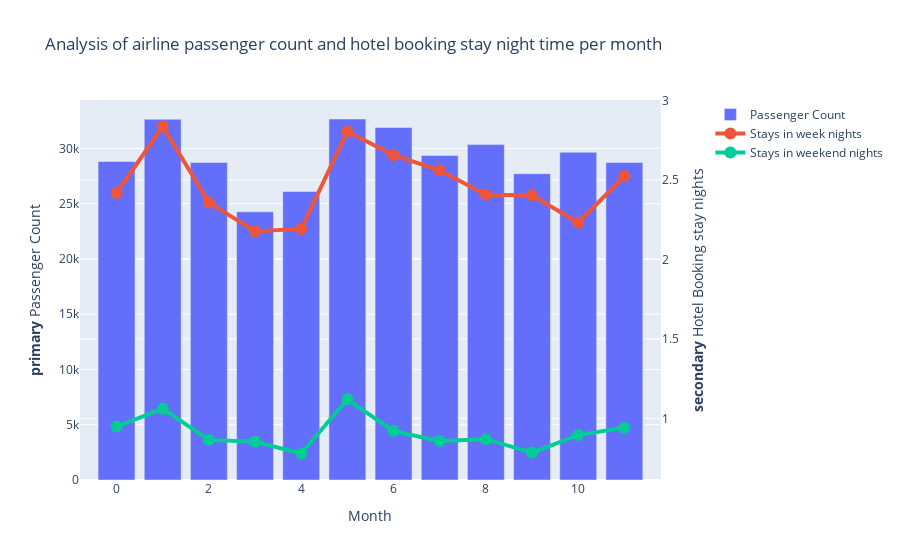

The notebook cell this image was saved under:
### Code cell
trace_pass = go.Bar(
    x = concat_air.index,
    y = concat_air['Passenger Count'],
    name='Passenger Count'
)
# go.Figure(trace_pass).show()

trace_week = go.Scatter(
    x = concat_air.index,
    y = concat_air['stays_in_week_nights'],
    name='Stays in week nights', line=dict(width=4), marker=dict(size=12)
)
# go.Figure(trace_week).show()

trace_end = go.Scatter(
    x = concat_air.index,
    y = concat_air['stays_in_weekend_nights'],
    name='Stays in weekend nights', line=dict(width=4), marker=dict(size=12)
)
# go.Figure(trace_end).show()

fig = make_subplots(specs=[[{"secondary_y": True}]])

fig.add_trace(trace_pass, secondary_y=False)
fig.add_trace(trace_week, secondary_y=True)
fig.add_trace(trace_end, secondary_y=True)

fig.update_layout(
    title_text="Analysis of airline passenger count and hotel booking stay night time per month"
)

# Set x-axis title
fig.update_xaxes(title_text="Month")

# Set y-axes titles
fig.update_yaxes(title_text="<b>primary</b> Passenger Count", secondary_y=False)
fig.update_yaxes(title_text="<b>secondary</b> Hotel Booking stay nights", secondary_y=True)

fig.show()

### Figure 1 — Plotly figure (JSON) as saved in the notebook; plotly's stock layout.template omitted (floating-point values rounded to 4 significant figures)
{"data": [{"name": "Passenger Count", "type": "bar", "x": [0, 1, 2, 3, 4, 5, 6, 7, 8, 9, 10, 11], "xaxis": "x", "y": [28810.0, 32640.0, 28720.0, 24260.0, 26090.0, 32660.0, 31890.0, 29360.0, 30340.0, 27700.0, 29650.0, 28730.0], "yaxis": "y"}, {"line": {"width": 4}, "marker": {"size": 12}, "name": "Stays in week nights", "type": "scatter", "x": [0, 1, 2, 3, 4, 5, 6, 7, 8, 9, 10, 11], "xaxis": "x", "y": [2.418, 2.836, 2.358, 2.178, 2.192, 2.806, 2.655, 2.561, 2.407, 2.404, 2.231, 2.524], "yaxis": "y2"}, {"line": {"width": 4}, "marker": {"size": 12}, "name": "Stays in weekend nights", "type": "scatter", "x": [0, 1, 2, 3, 4, 5, 6, 7, 8, 9, 10, 11], "xaxis": "x", "y": [0.9487, 1.06, 0.865, 0.8531, 0.7794, 1.12, 0.9204, 0.8587, 0.8696, 0.7851, 0.8953, 0.942], "yaxis": "y2"}], "layout": {"title": {"text": "Analysis of airline passenger count and hotel booking stay night time per month"}, "xaxis": {"anchor": "y", "domain": [0, 0.94], "title": {"text": "Month"}}, "yaxis": {"anchor": "x", "domain": [0, 1], "title": {"text": "<b>primary</b> Passenger Count"}}, "yaxis2": {"anchor": "x", "overlaying": "y", "side": "right", "title": {"text": "<b>secondary</b> Hotel Booking stay nights"}}}}
